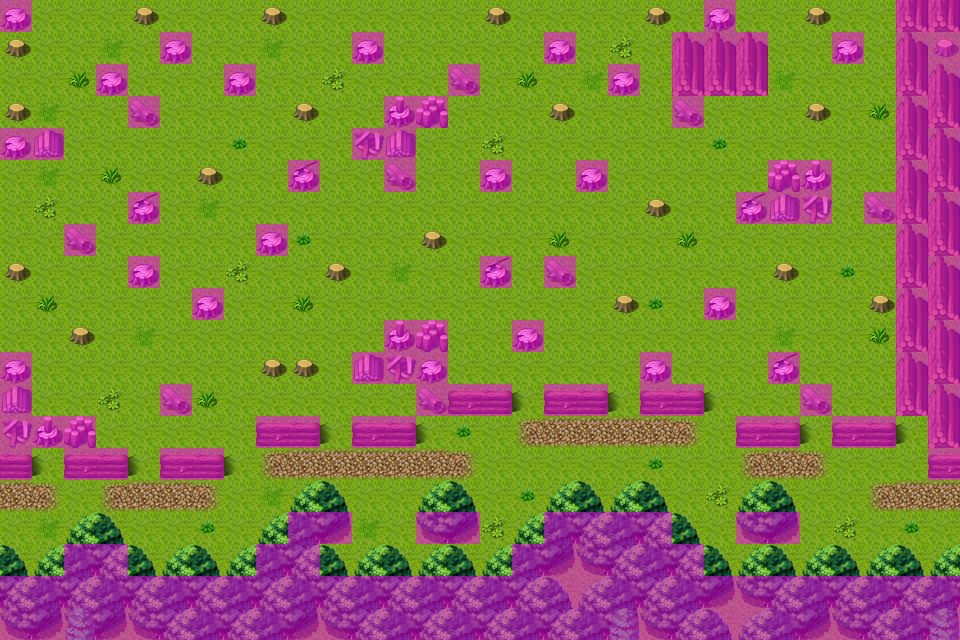

Below is a game level as drawn by its tile map, then a one-line description and the .tmx that defines it (tile-layer data replaced by summaries):
An orthogonal 30x20 tile map with 32x32 px tiles, 4 tile layers (Ground, Objects, Above, Walkable), 12 tilesets and 9 objects (6x mapchange, 3x spawn).

<map version="1.0" orientation="orthogonal" width="30" height="20" tilewidth="32" tileheight="32">
    <properties>
        <property name="outdoors" value="1" />
    </properties>
    <tileset firstgid="1" name="map_6" tilewidth="32" tileheight="32">
        <image source="../drawable/map_6.png" width="256" height="256" />
    </tileset>
    <tileset firstgid="65" name="map_19" tilewidth="32" tileheight="32">
        <image source="../drawable/map_19.png" width="256" height="256" />
    </tileset>
    <tileset firstgid="129" name="map_7" tilewidth="32" tileheight="32">
        <image source="../drawable/map_7.png" width="256" height="256" />
    </tileset>
    <tileset firstgid="193" name="map_8" tilewidth="32" tileheight="32">
        <image source="../drawable/map_8.png" width="256" height="256" />
    </tileset>
    <tileset firstgid="257" name="map_1" tilewidth="32" tileheight="32">
        <image source="../drawable/map_1.png" width="256" height="256" />
    </tileset>
    <tileset firstgid="321" name="map_16" tilewidth="32" tileheight="32">
        <image source="../drawable/map_16.png" width="256" height="256" />
    </tileset>
    <tileset firstgid="385" name="map_4" tilewidth="32" tileheight="32">
        <image source="../drawable/map_4.png" width="256" height="256" />
    </tileset>
    <tileset firstgid="449" name="map_20" tilewidth="32" tileheight="32">
        <image source="../drawable/map_20.png" width="256" height="256" />
    </tileset>
    <tileset firstgid="513" name="map_3" tilewidth="32" tileheight="32">
        <image source="../drawable/map_3.png" width="256" height="256" />
    </tileset>
    <tileset firstgid="577" name="map_17" tilewidth="32" tileheight="32">
        <image source="../drawable/map_17.png" width="256" height="256" />
    </tileset>
    <tileset firstgid="641" name="map_10" tilewidth="32" tileheight="32">
        <image source="../drawable/map_10.png" width="256" height="256" />
    </tileset>
    <tileset firstgid="705" name="map_2" tilewidth="32" tileheight="32">
        <image source="../drawable/map_2.png" width="256" height="256" />
    </tileset>
    <layer name="Ground" width="30" height="20">
        <data>[600 cells, 600 non-empty, 3 distinct tile ids]</data>
    </layer>
    <layer name="Objects" width="30" height="20">
        <data>[600 cells, 225 non-empty, 22 distinct tile ids]</data>
    </layer>
    <layer name="Above" width="30" height="20">
        <data>[600 cells, 42 non-empty, 3 distinct tile ids]</data>
    </layer>
    <layer name="Walkable" width="30" height="20">
        <data>[600 cells, 185 non-empty, 1 distinct tile ids]</data>
    </layer>
    <objectgroup name="Mapevents">
        <object name="east" type="mapchange" x="928" y="480" width="32" height="96">
            <properties>
                <property name="map" value="crossroads" />
                <property name="place" value="west" />
            </properties>
        </object>
        <object name="west1" type="mapchange" x="0" y="32" width="32" height="96">
            <properties>
                <property name="map" value="roadtocarntower1" />
                <property name="place" value="east1" />
            </properties>
        </object>
        <object name="west2" type="mapchange" x="0" y="160" width="32" height="192">
            <properties>
                <property name="map" value="roadtocarntower1" />
                <property name="place" value="east2" />
            </properties>
        </object>
        <object name="west3" type="mapchange" x="0" y="480" width="32" height="96">
            <properties>
                <property name="map" value="roadtocarntower1" />
                <property name="place" value="east3" />
            </properties>
        </object>
        <object name="north1" type="mapchange" x="32" y="0" width="672" height="32">
            <properties>
                <property name="map" value="fields8" />
                <property name="place" value="south1" />
            </properties>
        </object>
        <object name="north2" type="mapchange" x="736" y="0" width="160" height="32">
            <properties>
                <property name="map" value="fields8" />
                <property name="place" value="south2" />
            </properties>
        </object>
    </objectgroup>
    <objectgroup name="Spawn uniques">
        <object name="fieldwasp_unique" type="spawn" x="64" y="64" width="832" height="352">
            <properties>
                <property name="spawngroup" value="fieldwasp_unique" />
            </properties>
        </object>
    </objectgroup>
    <objectgroup name="Spawn monsters" visible="0">
        <object name="fox1" type="spawn" x="128" y="448" width="768" height="128">
            <properties>
                <property name="quantity" value="3" />
                <property name="spawngroup" value="fox1" />
            </properties>
        </object>
        <object name="fieldwasp_1" type="spawn" x="64" y="64" width="832" height="352">
            <properties>
                <property name="quantity" value="5" />
                <property name="spawngroup" value="fieldwasp_1" />
            </properties>
        </object>
    </objectgroup>
    <objectgroup name="Keys" />
</map>
